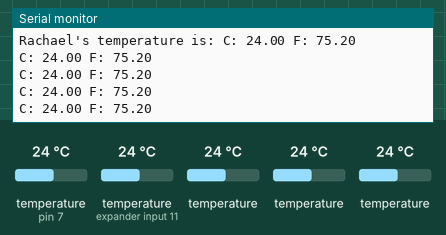
This sketch was run on a simulated Arduino Uno, built with avr-gcc and run on an emulated ATmega328P. On the bench: the last lines printed to the serial monitor. Inputs (shaded band) come from the test bench; at power-on: temperature (sensors on pin 7, expander input 11) 24 °C, temperature 24 °C.

Above: at 5.2 s.
5.3 s: temperature (sensor on pin 7) set to 12 °C
At 6.68 s:
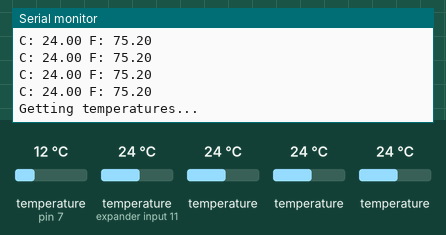
8.6 s: temperature (sensor on expander input 11) set to 12 °C
At 9.9 s:
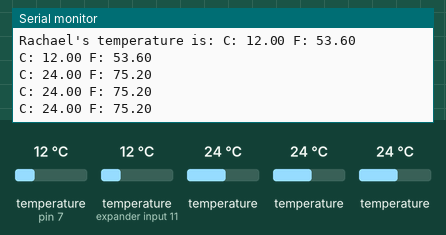
15.5 s: temperature (sensor 207) set to 19 °C
At 16.2 s:
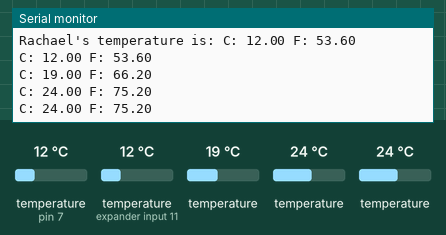
18.8 s: temperature (sensor 307) set to 28 °C
At 21.2 s:
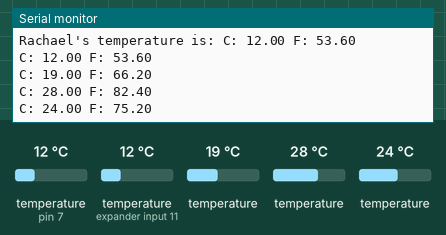
22.1 s: temperature (sensor 407) set to 33 °C
At 23.7 s:
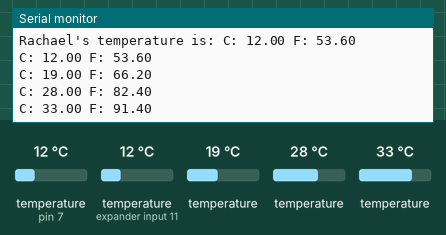
25.4 s: temperature (sensor on pin 7) set to 19 °C
At 26.97 s:
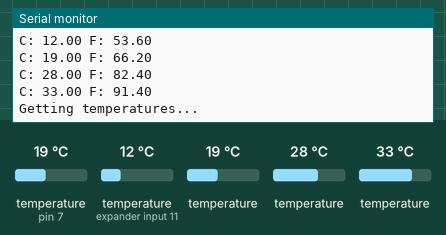
Timing chart, 0 to 28.5 s (numbered marks = the images above; inputs shaded):
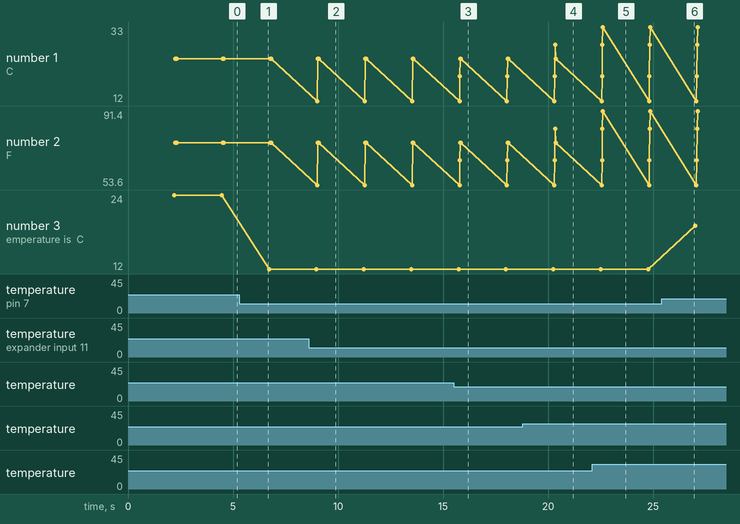

The sketch:

dallastemperature.ino
```cpp
// (licence header left out)
#include <OneWire.h>
#include <DallasTemperature.h>

// Data wire is plugged into pin 3 on the Arduino
#define ONE_WIRE_BUS 7

// Setup a oneWire instance to communicate with any OneWire devices
OneWire oneWire(ONE_WIRE_BUS);

// Pass our oneWire reference to Dallas Temperature.
DallasTemperature sensors(&oneWire);

// Assign the addresses of your 1-Wire temp sensors.
// See the tutorial on how to obtain these addresses:
// http://www.hacktronics.com/Tutorials/arduino-1-wire-address-finder.html

DeviceAddress therm1 = { 0x28, 0x65, 0x7B, 0xCF, 0x05, 0x00, 0x00, 0xBD };
DeviceAddress therm2 = { 0x28, 0x68, 0xD6, 0xCF, 0x05, 0x00, 0x00, 0x28 };
DeviceAddress therm3 = { 0x28, 0x7C, 0xAF, 0xCF, 0x05, 0x00, 0x00, 0x31 };
DeviceAddress therm4 = { 0x28, 0xC6, 0x66, 0xCF, 0x05, 0x00, 0x00, 0x28 };
DeviceAddress therm5 = { 0x28, 0x91, 0x5F, 0xCF, 0x05, 0x00, 0x00, 0xF4 };

void setup(void)
{
  // start serial port
  Serial.begin(9600);
  // Start up the library
  sensors.begin();
  // set the resolution to 10 bit (good enough?)
  sensors.setResolution(therm1, 10);
  sensors.setResolution(therm2, 10);
  sensors.setResolution(therm3, 10);
  sensors.setResolution(therm4, 10);
  sensors.setResolution(therm5, 10);
}

void printTemperature(DeviceAddress deviceAddress)
{
  float tempC = sensors.getTempC(deviceAddress);
  if (tempC == -127.00) {
    Serial.print("Error getting temperature");
  } else {
    Serial.print("C: ");
    Serial.print(tempC);
    Serial.print(" F: ");
    Serial.println(DallasTemperature::toFahrenheit(tempC));
  }
}

void loop(void)
{
  delay(2000);
  Serial.print("Getting temperatures...\n\r");
  sensors.requestTemperatures();

  Serial.print("Rachael's temperature is: ");
  printTemperature(therm1);
  printTemperature(therm2);
  printTemperature(therm3);
  printTemperature(therm4);
  printTemperature(therm5);
  Serial.print("\n\r");
}
```

Measured:
- after the input at 8.6 s, the serial monitor: prints a new line after 0.42 s (image 2)
- after the input at 15.5 s, the serial monitor: prints a new line after 0.30 s (image 3)
- after the input at 18.8 s, the serial monitor: prints a new line after 1.5 s (image 4)
- after the input at 22.1 s, the serial monitor: prints a new line after 0.51 s (image 5)
- plotted number 1: 24 → 33 after the input at 22.1 s
- plotted number 2: 75.2 → 91.4 after the input at 22.1 s
- plotted number 3: 24 → 12 after the input at 5.3 s
